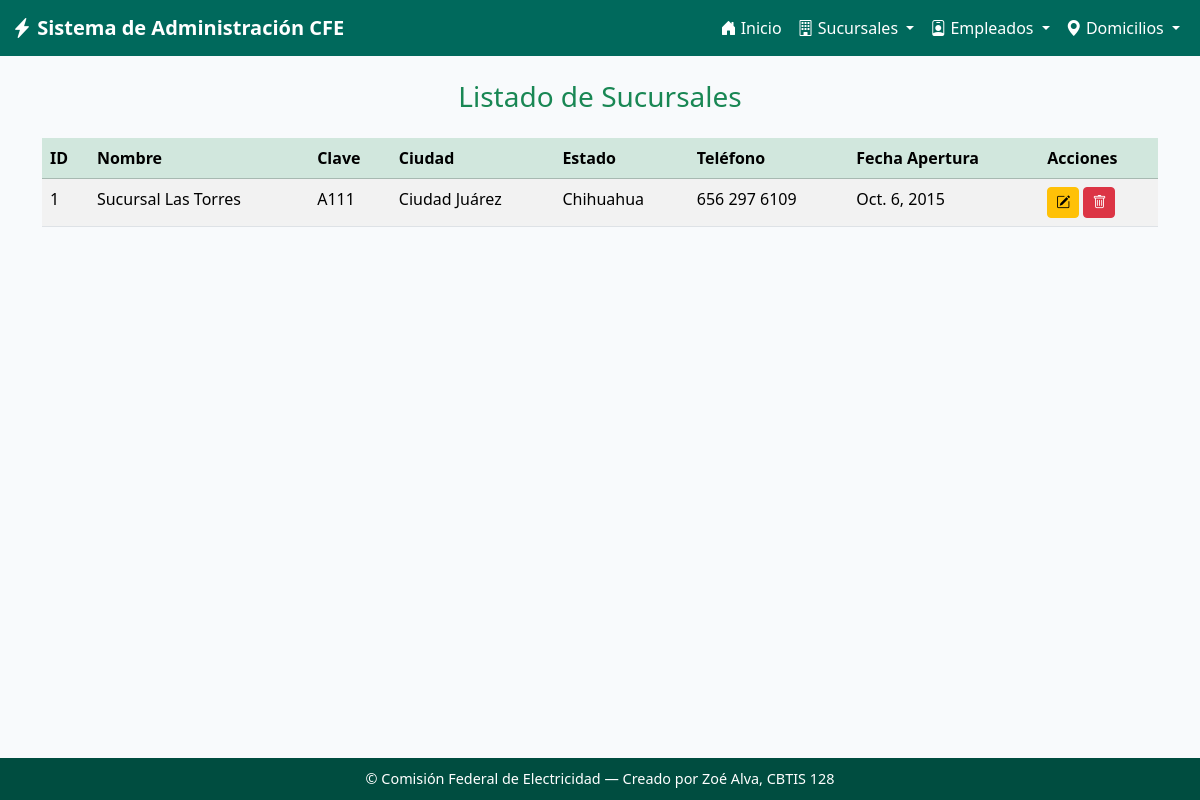
The app's page /sucursales/ with its own data.
### app_CFE/models.py (models this page shows, shortened)
class Sucursal(models.Model):
    nombre = models.CharField(max_length=100)
    clave = models.CharField(max_length=50)
    direccion = models.CharField(max_length=200)
    telefono = models.CharField(max_length=20)
    ciudad = models.CharField(max_length=100)
    estado = models.CharField(max_length=100)
    fecha_apertura = models.DateField()

### app_CFE/views.py (the view)
# urls.py: path('sucursales/', views.ver_sucursales, name='ver_sucursales'),
def ver_sucursales(request):
    sucursales = Sucursal.objects.all()
    return render(request, 'sucursal/ver_sucursales.html', {'sucursales': sucursales})

### app_CFE/templates/sucursal/ver_sucursales.html
{% extends 'base.html' %}
{% block content %}
<h3 class="text-success text-center mb-4">Listado de Sucursales</h3>
<table class="table table-striped table-hover">
    <thead class="table-success">
        <tr>
        <th>ID</th>
        <th>Nombre</th>
        <th>Clave</th>
        <th>Ciudad</th>
        <th>Estado</th>
        <th>Teléfono</th>
        <th>Fecha Apertura</th>
        <th>Acciones</th>
        </tr>
    </thead>
    <tbody>
        {% for s in sucursales %}
        <tr>
        <td>{{ s.id }}</td>
        <td>{{ s.nombre }}</td>
        <td>{{ s.clave }}</td>
        <td>{{ s.ciudad }}</td>
        <td>{{ s.estado }}</td>
        <td>{{ s.telefono }}</td>
        <td>{{ s.fecha_apertura }}</td>
        <td>
            <a href="{% url 'actualizar_sucursal' s.id %}" class="btn btn-sm btn-warning"><i class="bi bi-pencil-square"></i></a>
            <a href="{% url 'borrar_sucursal' s.id %}" class="btn btn-sm btn-danger"><i class="bi bi-trash"></i></a>
        </td>
        </tr>
        {% empty %}
        <tr><td colspan="8" class="text-center">No hay sucursales registradas.</td></tr>
        {% endfor %}
    </tbody>
</table>
{% endblock %}

### app_CFE/templates/header.html (style rules this page uses)
body { background-color: #f8fafc; color: #212529; font-family: 'Segoe UI', sans-serif; }

### records on screen
Sucursal: id "1", nombre "Sucursal Las Torres", clave "A111", ciudad "Ciudad Juárez", estado "Chihuahua", telefono "656 297 6109", fecha_apertura "Oct. 6, 2015"
